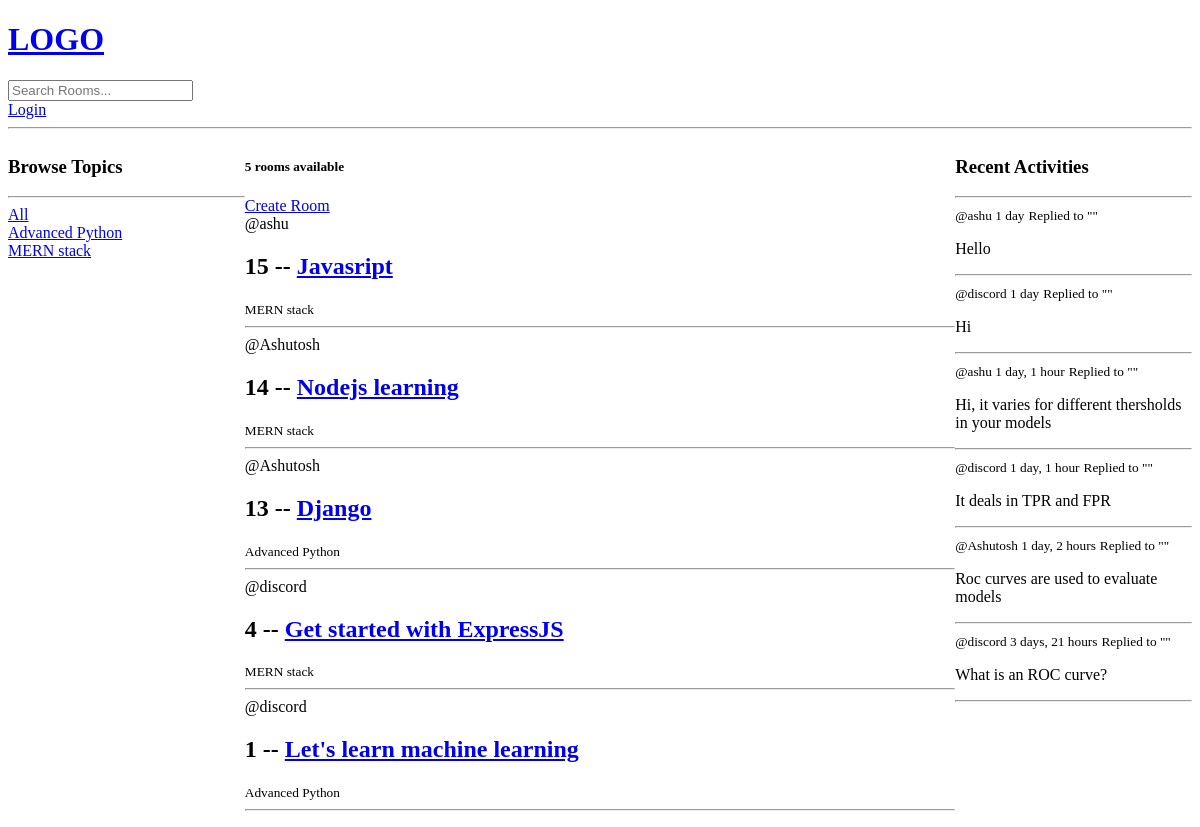
/, run on an earlier commit of the app's database.
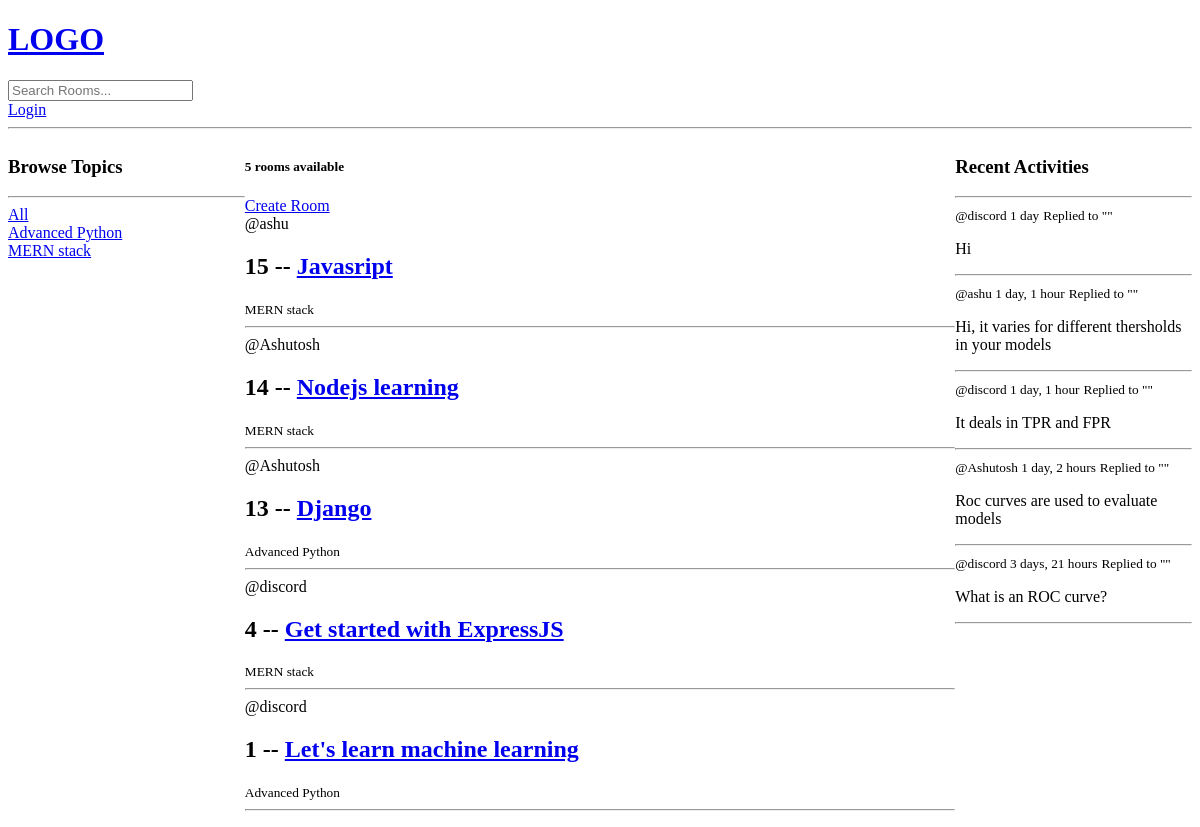
And on a later commit of the database.
### base/models.py (models this page shows, shortened)
class Topic(models.Model):
    name = models.CharField(max_length=200)

class Room(models.Model):
    host = models.ForeignKey(User, on_delete=models.SET_NULL, null=True)
    topic = models.ForeignKey(Topic,on_delete=models.SET_NULL, null=True)
    name = models.CharField(max_length=200)
    description = models.TextField(null=True, blank=True)
    participants = models.ManyToManyField(User, related_name='participants', blank=True)
    updated = models.DateTimeField(auto_now=True)
    created = models.DateTimeField(auto_now_add=True)
    class Meta:
        ordering = ['-updated', '-created']

class Message(models.Model):
    user = models.ForeignKey(User, on_delete=models.CASCADE)
    room = models.ForeignKey(Room, on_delete=models.CASCADE)
    body = models.TextField()
    updated = models.DateTimeField(auto_now=True)
    created = models.DateTimeField(auto_now_add=True)
    class Meta:
        ordering = ['-updated', '-created']

### base/views.py (the view)
# urls.py: path('', views.home, name='home'),
def home(request):
    q = request.GET.get('q') if request.GET.get('q') else ''
    rooms = Room.objects.filter(
        Q(topic__name__icontains=q) |
        Q(name__icontains=q) |
        Q(host__username__icontains=q)
    )
    topics = Topic.objects.all()
    room_count = rooms.count()
    room_messages = Message.objects.all()
    context = {'rooms':rooms, 'topics': topics, 'room_count': room_count, 'room_messages': room_messages}
    return render(request, 'base/home.html', context)

### base/templates/base/home.html (shortened to what this page needs)
{% extends 'main.html' %}
{% block content %}
<div class='home-container'>
    <div>
        <h3>Browse Topics</h3>
        <hr>
        <div>
            <a href="{% url 'home' %}">All</a>
        </div>
        {% for topic in topics %}
            <div>
                <a href="{% url 'home' %}?q={{topic.name}}">{{topic.name}}</a>
            </div>
        {% endfor %}
    </div>
    <div>
        <h5>{{room_count}} rooms available</h5>
        <a href="{% url 'create-room' %}">Create Room</a>
        <div>
            {% for room in rooms %}
            <div>
                <span>@{{room.host.username}}</span>
                <h2>{{room.id}} -- <a href='room/{{room.id}}'>{{room.name}}</a></h2>
                <small>{{room.topic.name}}</small>
                <hr>
            </div>
            {% endfor %}
        </div>
    </div>
    <div>
        <h3>Recent Activities</h3>
        <hr>
        {% for message in room_messages %}
            <small>@{{message.user}}   {{message.created|timesince}}</small>
            <small>Replied to "{{message.room}}"</small>
            <p>{{message.body}}</p>
            <hr>
        {% endfor %}
    </div>
</div>
{% endblock %}

What changed in the data, as far as the page shows it:
removed Message: user "ashu", created "1 day", body "Hello"
